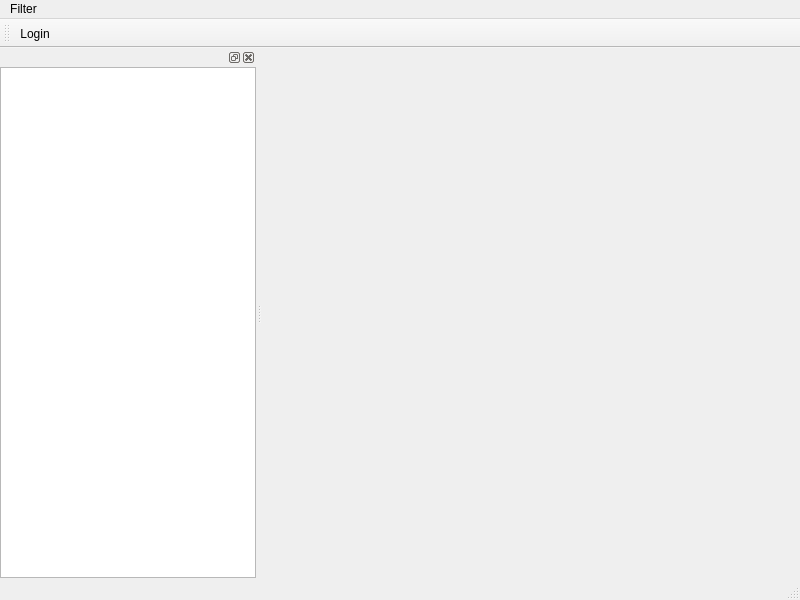
<?xml version="1.0" encoding="UTF-8"?>
<ui version="4.0">
 <class>Client</class>
 <widget class="QMainWindow" name="Client">
  <property name="geometry">
   <rect>
    <x>0</x>
    <y>0</y>
    <width>800</width>
    <height>600</height>
   </rect>
  </property>
  <property name="windowTitle">
   <string>Cllient</string>
  </property>
  <widget class="QWidget" name="centralwidget"/>
  <widget class="QMenuBar" name="menubar">
   <property name="geometry">
    <rect>
     <x>0</x>
     <y>0</y>
     <width>800</width>
     <height>26</height>
    </rect>
   </property>
   <widget class="QMenu" name="menuFilter">
    <property name="title">
     <string>Filter</string>
    </property>
   </widget>
   <addaction name="menuFilter"/>
  </widget>
  <widget class="QStatusBar" name="statusbar"/>
  <widget class="QToolBar" name="toolBar">
   <property name="windowTitle">
    <string>toolBar</string>
   </property>
   <attribute name="toolBarArea">
    <enum>TopToolBarArea</enum>
   </attribute>
   <attribute name="toolBarBreak">
    <bool>false</bool>
   </attribute>
   <addaction name="actionLogin"/>
  </widget>
  <widget class="QDockWidget" name="pageSelector">
   <attribute name="dockWidgetArea">
    <number>1</number>
   </attribute>
   <widget class="QWidget" name="dockWidgetContents">
    <layout class="QVBoxLayout" name="verticalLayout">
     <property name="spacing">
      <number>0</number>
     </property>
     <property name="leftMargin">
      <number>0</number>
     </property>
     <property name="topMargin">
      <number>0</number>
     </property>
     <property name="rightMargin">
      <number>0</number>
     </property>
     <property name="bottomMargin">
      <number>0</number>
     </property>
     <item>
      <widget class="WindowSelectorWidget" name="pageTreeView">
       <property name="editTriggers">
        <set>QAbstractItemView::EditTrigger::NoEditTriggers</set>
       </property>
       <property name="rootIsDecorated">
        <bool>false</bool>
       </property>
       <attribute name="headerVisible">
        <bool>false</bool>
       </attribute>
      </widget>
     </item>
    </layout>
   </widget>
  </widget>
  <action name="actionLogin">
   <property name="text">
    <string>Login</string>
   </property>
   <property name="menuRole">
    <enum>QAction::MenuRole::NoRole</enum>
   </property>
  </action>
  <action name="action">
   <property name="text">
    <string>???</string>
   </property>
  </action>
 </widget>
 <customwidgets>
  <customwidget>
   <class>WindowSelectorWidget</class>
   <extends>QTreeView</extends>
   <header>windowselectorwidget.h</header>
  </customwidget>
 </customwidgets>
 <resources/>
 <connections/>
</ui>
